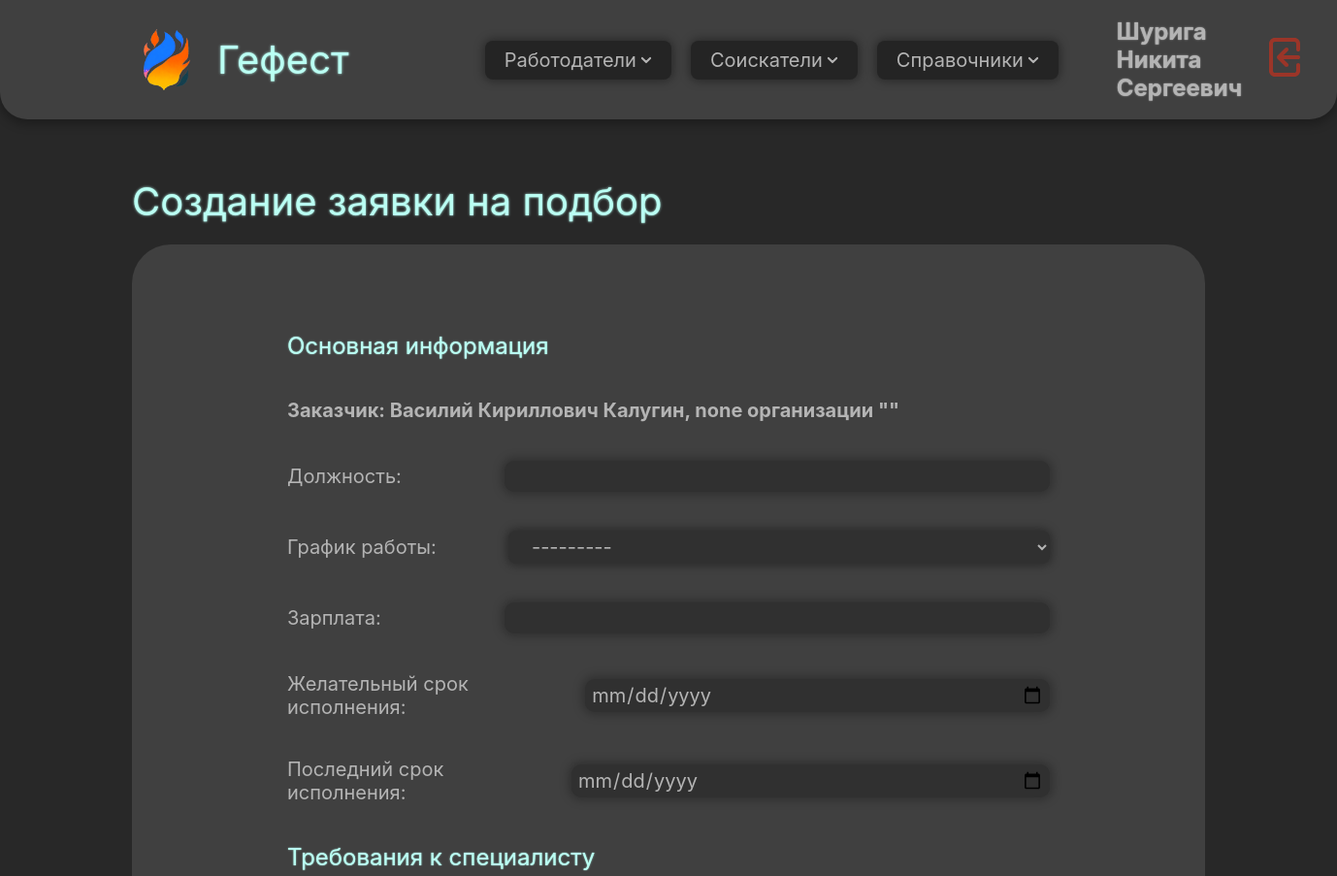
The page /employers/create/13/application/ (signed in, upper part) on the database as committed earlier.
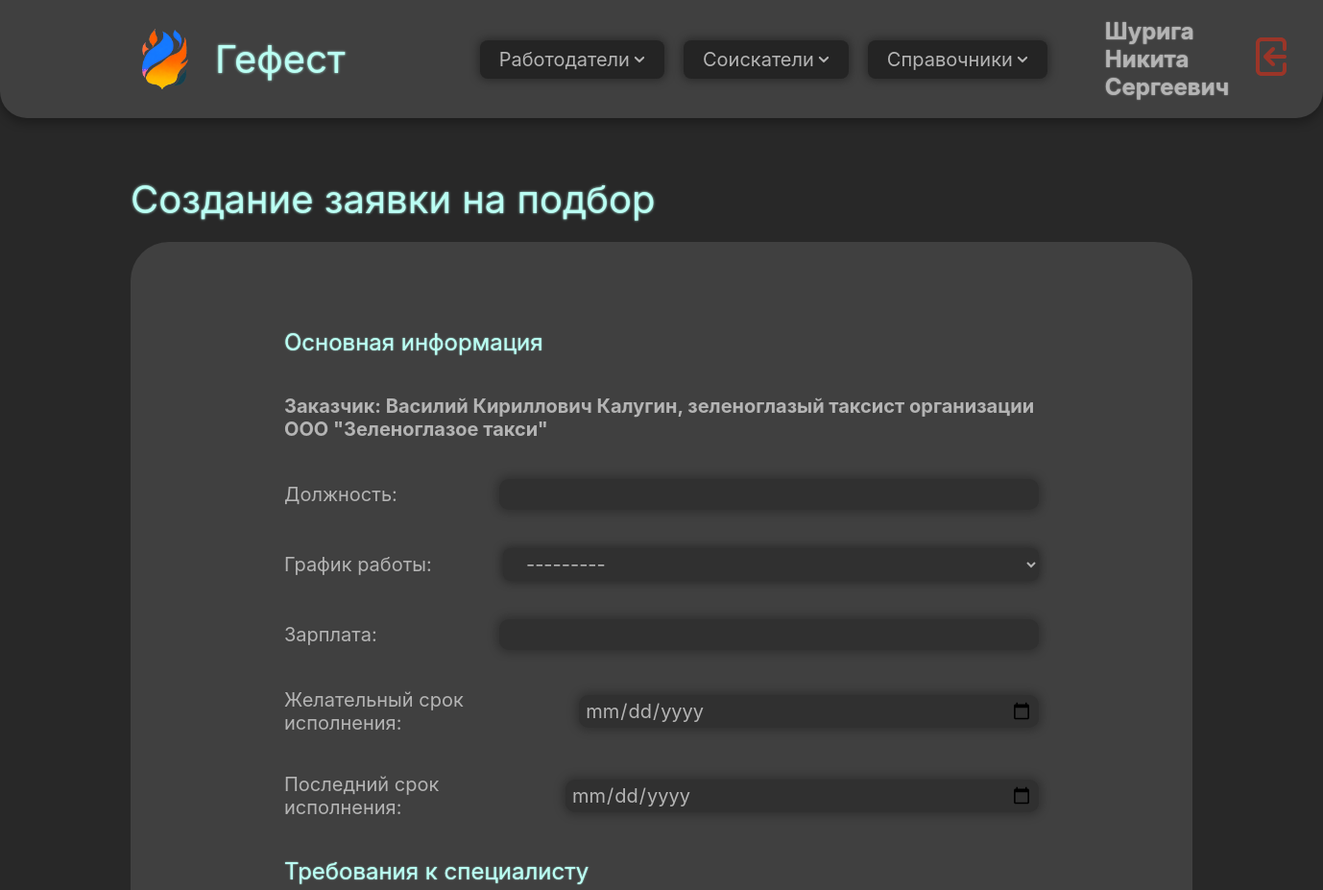
The same page on the database as committed later.
### domain/models.py (models this page shows, shortened)
class CustomUser(AbstractUser):
    patronymic = models.CharField(max_length=255, blank=False, null=False, verbose_name='Отчество')
    phone_number = PhoneNumberField(region="RU", blank=False, null=False, verbose_name='Номер телефона')
    profile_photo = models.ImageField(blank=True, null=True, verbose_name='Фото профиля', upload_to='user_photos')
    class Meta:
        verbose_name = 'Пользователь'
        verbose_name_plural = 'Пользователи'

class Person(models.Model):
    surname = models.CharField(max_length=255, blank=False, null=False, verbose_name='Фамилия')
    name = models.CharField(max_length=255, blank=False, null=False, verbose_name='Имя')
    patronymic = models.CharField(max_length=255, blank=False, null=False, verbose_name='Отчество')
    email = models.EmailField(blank=False, max_length=254, verbose_name='Почта')
    phone = models.CharField(max_length=18, blank=False, null=False, verbose_name='Номер телефона')
    profile_photo = models.ImageField(blank=True, null=True, verbose_name='Фото профиля', upload_to='person_photos')
    class Meta:
        verbose_name = 'Индивид'
        verbose_name_plural = 'Индивиды'

class Employer(Person):
    organization = models.ForeignKey('Organization', on_delete=models.CASCADE,
                                     blank=True, null=True, verbose_name='Организация')
    position = models.CharField(max_length=90, blank=True, null=True, verbose_name='Должность')
    class Meta:
        verbose_name = 'Работодатель'
        verbose_name_plural = 'Работодатели'

class Organization(models.Model):
    name = models.CharField(max_length=255, blank=False, null=False, verbose_name='Наименование')
    payment_account = models.CharField(max_length=20, blank=False, null=False, verbose_name='Расчетный счет')
    okved_kode = models.CharField(max_length=9, blank=True, null=True, verbose_name='Код ОКВЭД')
    organizational_legal_form = models.ForeignKey('OrganizationalLegalForm', on_delete=models.PROTECT,
                                                  null=False, blank=False, verbose_name='ОПФ')
    inn = models.CharField(max_length=12, blank=False, null=False, verbose_name='ИНН')
    address = models.ForeignKey('Address', on_delete=models.PROTECT,
                                null=False, blank=False, verbose_name='Адрес')
    class Meta:
        verbose_name = 'Организация'
        verbose_name_plural = 'Организации'

class OrganizationalLegalForm(models.Model):
    name = models.CharField(max_length=90, blank=False, null=False, verbose_name='Наименование')
    short_name = models.CharField(max_length=10, blank=False, null=False, verbose_name='Краткое наименование')
    def __str__(self):
        return '%s' % self.short_name
    class Meta:
        verbose_name = 'Организационно-правовая форма'
        verbose_name_plural = 'Организационно-правовые формы'

### domain/views.py (the view)
# urls.py: path('employers/create/<str:employer_id>/application/', application_create_view, name='application_create'),
def application_create_view(request, employer_id):
    employer = Employer.objects.get(id=employer_id)
    form = ApplicationForm
    context = {
        'employer': employer,
        'form': form
    }
    return render(request, 'employers/application_create.html', context)

### domain/context_processors.py (called while the page is built)
def user(request):
    return {'user': auth(request)['user']}

### domain/models.py (called while the page is built)
    def __str__(self):
        return '%s' % self.name

    def __str__(self):
        return '%s' % self.name

    def __str__(self):
        return '%s' % self.name

### domain/templates/employers/application_create.html (shortened to what this page needs)
{% extends 'base.html' %}
{% load static %}
{% block content %}
    <section class="split-section flex-vertical gap-2em">
        <div class="content-block flex-vertical gap-1em">
            <h1 class="title">Создание заявки на подбор</h1>
            <div class="content-box flex-vertical gap-1em" style="padding: 4em 8em;">
                <form method="POST" class="input-form flex-vertical gap-2em">
                    <h1 class="title text-size-larger">Основная информация</h1>
                    <h1>
                        Заказчик: {{ employer.name }} {{ employer.patronymic }} {{ employer.surname }}, {{ employer.position|lower }}
                        организации {{ employer.organization.organizational_legal_form }} "{{ employer.organization.name }}"</h1>
                    <p class="flex-horizontal gap-2em">
                        <label for="{{ form.position.id_for_label }}">{{ form.position.label }}: </label>
                        {{ form.position }}
                    </p>
                    <p class="flex-horizontal gap-2em">
                        <label for="{{ form.work_schedule.id_for_label }}">{{ form.work_schedule.label }}: </label>
                        {{ form.work_schedule }}
                    </p>
                    <p class="flex-horizontal gap-2em">
                        <label for="{{ form.salary.id_for_label }}">{{ form.salary.label }}: </label>
                        {{ form.salary }}
                    </p>
                    <p class="flex-horizontal gap-2em">
                        <label for="{{ form.desired_date.id_for_label }}">{{ form.desired_date.label }}: </label>
                        {{ form.desired_date }}
                    </p>
                    <p class="flex-horizontal gap-2em">
                        <label for="{{ form.final_date.id_for_label }}">{{ form.final_date.label }}: </label>
                        {{ form.final_date }}
                    </p>
                    <h1 class="title text-size-larger">Требования к специалисту</h1>
                </form>
            </div>
        </div>
    </section>
{% endblock %}

### domain/templates/base.html (shortened to what this page needs)
{% load static %}
<!DOCTYPE html>
<html lang="en">
<head>
    <link rel="stylesheet" href="{% static 'css/styles.css' %}">
</head>
<body class="body">
{% include 'components/navbar.html' %}
<section class="main">
    {% block content %}
    {% endblock %}
</section>
</body>
</html>

### domain/templates/components/navbar.html (shortened to what this page needs)
{% load static %}
{% block content %}
    <div class="nav-bar flex-horizontal gap-1em">
        <div class="nav-part flex-horizontal gap-1em">
            <a href="{% url 'home' %}">
            <div class="flex-horizontal gap-1em">
                <div class="logo-container">
                    <img src="{% static 'images/logo.png' %}" class="logo"/>
                </div>
                <div class="title" style="padding-right: 3em;">Гефест</div>
            </div>
                </a>
            <div class="button">
                Работодатели
                <img src="{% static 'icons/arrow-down.svg' %}" class="icon">
            </div>
            <button class="button">
                Соискатели
                <img src="{% static 'icons/arrow-down.svg' %}" class="icon">
            </button>
            <button class="button">
                Справочники
                <img src="{% static 'icons/arrow-down.svg' %}" class="icon">
            </button>
        </div>
        <div class="nav-part flex-horizontal gap-1em">
            <h2 class="text1">{{ user.last_name }} {{ user.first_name }} {{ user.patronymic }}</h2>
            <a href="{% url 'logout' %}">
                <img src="{% static 'icons/logout.svg' %}" class="logout-button"/>
            </a>
        </div>
    </div>
{% endblock content %}

### static/css/styles.css (style rules this page uses)
* { font-size: 20px; padding: 0; margin: 0; font-family: Inter, serif; color: #B4B4B4; text-decoration: none; }
.body { background: #282828; display: block; flex-direction: column; align-items: center; height: 100%; width: 100%; }
.main { padding: 3em 6.8em; }
.logo { align-self: stretch; object-fit: contain; }
.logo-container { width: 3.2em; aspect-ratio: 1 / 1; justify-content: center; align-items: center; display: flex }
.title { color: #BAFFF3; font-size: 2em; font-weight: 400; word-wrap: break-word; text-shadow: 0 0 0.065em #BAFFF3; }
.button { display: flex; justify-content: flex-start; align-items: center; border-style: none; border-radius: 0.4em; background: #242424; padding: 0.4em 1em; gap: 0.2em; box-shadow: 0 0 0.5em 0.1em rgba(0, 0, 0, 0.35); width: fit-content; }
.icon { filter: brightness(0) saturate(100%) invert(79%) sepia(16%) saturate(8%) hue-rotate(316deg) brightness(90%) contrast(87%); }
.split-section { flex: 1; width: auto; height: fit-content; }
.content-box { margin: 0; border-radius: 2em; background: #404040; }
.content-block { width: 100%; height: 100%; }
.text1 { font-size: larger; text-shadow: 0 0 0.07em #B4B4B4; }
.input-form { padding-top: 0.5em; padding-bottom: 0.5em; justify-content: space-between; }
.input-form p { display: flex; flex-direction: row; justify-content: space-between; gap: 2em; }
.input-form p input { width: 70%; border-style: none; border-radius: 0.5em; padding: 0.2em 0.3em; background: #303030; box-shadow: 0 0 0.5em 0.15em rgba(0, 0, 0, 0.25); }
.input-form p select { width: 71%; display: flex; justify-content: flex-start; align-items: center; border-style: none; border-radius: 0.4em; background: #303030; padding: 0.2em 1em; gap: 0.2em; box-shadow: 0 0 0.5em 0.1em rgba(0, 0, 0, 0.35); }
.flex-horizontal { display: flex; flex-direction: row; align-items: center; }
.flex-horizontal.gap-1em { gap: 1em; }
.flex-horizontal.gap-2em { gap: 2em; }
.flex-vertical { display: flex; flex-direction: column; }
.flex-vertical.gap-1em { gap: 1em; }
.flex-vertical.gap-2em { gap: 2em; }
.text-size-larger, .text-size-larger:hover, .text-size-larger:focus { font-size: larger; }

### domain/templates/components/navbar.html (style rules this page uses)
.nav-bar { position: sticky; height: 100%; margin: auto; padding: 0.5em 6em; justify-content: space-between; align-items: center; border-radius: 0 0 1.4em 1.4em; background: #404040; box-shadow: 0 0.2em 0.5em 0.1em rgba(0, 0, 0, 0.25); }
.nav-part { height: 100%; padding: 0.4em 1em; justify-content: flex-start; flex-wrap: nowrap; }
.logout-button { filter: brightness(0) saturate(100%) invert(24%) sepia(29%) saturate(4645%) hue-rotate(345deg) brightness(83%) contrast(84%); }

Rows that differ between the two databases and show on the page:
changed Employer: position "none" → "зеленоглазый таксист"; organization.organizational_legal_form (not shown) → "ООО"; organization.name (not shown) → "Зеленоглазое такси"
